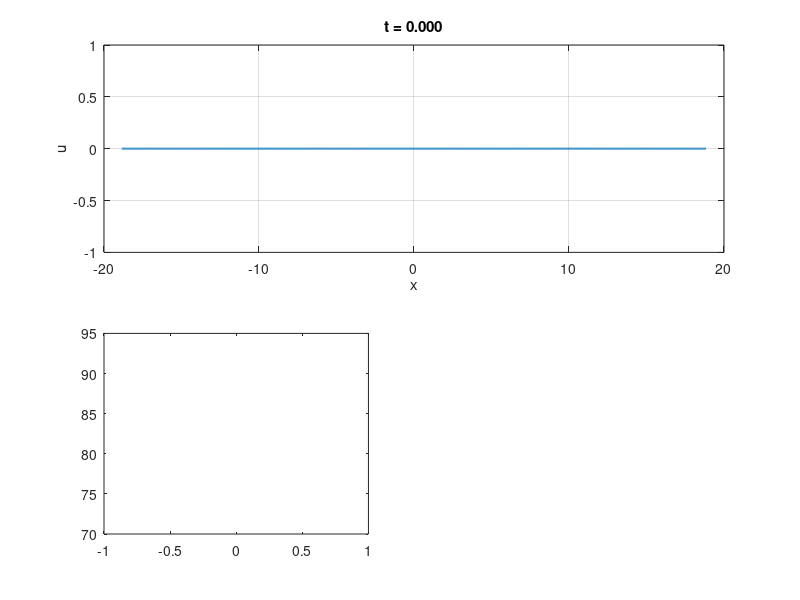

Recreate this plot in MATLAB. (Note: this script raises an error after producing the figure.)
clc; clear; close all;

function [mu_j, k_j] = critical_bifurcation(j, L, mass)
    % Computes the j'th frequencies critical mu and associated eigenvalue
    k_j = 2 * pi * j / L;
    mu_j = 3 * mass^2 + k_j^2;    
end

%% Parameters
t0 = 0.0;
T  = 40000;
dt = 0.1;

mass = 0;

xscale = 6;
Lx = xscale*pi;
Nx = 2^12;

[mu4, ~] = critical_bifurcation(5, 2 * Lx, mass);
[mu5, ~] = critical_bifurcation(6, 2 * Lx, mass);

alpha = [0.001, 0.01, 0.1, 0.5, .9, .99, .999];

%% Find k_j for graphing purposes
k_j = pi * [0:6] / Lx;

%% Video paramaters
plot_dt = 500; 
plot_every = round(plot_dt / dt); % make multiple of dt
save_video = true;

%% Initial condition
% spatial grid (needed for patterned base state)
dx = 2*Lx/Nx;
x = (-Nx/2:Nx/2-1)*dx;

% Zero mean white noise
noise = 0.0002 * (rand(1, Nx) - 0.5);
noise = noise - mean(noise);

% Zero mean white noise
u0 = mass + noise;

% Start at k_bif
% u0 = 0.1*cos(k_bif * x) + 0.01 * cos(k_pert * x) + noise + mass;

%% discretization
% time discretization
t = t0:dt:T;
num_time_steps = length(t);

% Fourier wavenumbers
kx = pi*[0:Nx/2-1 -Nx/2:-1]/Lx;
Laplacian_hat = -kx.^2;

%% Linear operator:
L_operator = -(Laplacian_hat.^2);

%% 2/3 dealiasing mask
kx_max = max(abs(kx));
dealias_mask = abs(kx) <= (2/3)*kx_max;

%% ETDRK4 setup
E  = exp(dt*L_operator);
E2 = exp(dt*L_operator/2);
M = 16; % no. of points for complex means
r = exp(1i*pi*((1:M)-0.5)/M); % roots of unity
Lvec = L_operator(:);
LR = dt*Lvec(:,ones(M,1)) + r(ones(numel(L_operator),1),:);

Q  = dt*real(mean((exp(LR/2)-1)./LR,2)).';
f1 = dt*real(mean((-4-LR + exp(LR).*(4-3*LR+LR.^2))./LR.^3 ,2)).';
f2 = dt*real(mean((2+LR + exp(LR).*(-2+LR))./LR.^3 ,2)).';
f3 = dt*real(mean((-4-3*LR-LR.^2 + exp(LR).*(4-LR))./LR.^3 ,2)).';

clear LR Lvec

%% Loop over all alphas
for m = 1:length(alpha)
    mu = (1 - alpha(m)) * mu4 + alpha(m)*mu5

    video_filename = sprintf('long_alpha=%.3f_T=%.0f.mp4', alpha(m), T);
    
    % Restart initial conditions
    u_hat = fft(u0);
    u = u0;
    
    %% Plot setup
    fig = figure('Position',[100 100 1200 700], 'Resize', 'off');
    
    %% Pre-allocate tracking metrics
    % mean_hist = zeros(1, num_time_steps);
    % mean_hist(1) = trapz(u) * dx * 0.5 / Lx;
    
    dominate_mode = NaN(20, 2);
    [~, max_index] = max(abs(fft(u - mass)));
    dominate_mode(1, :) = [t(1), kx(max_index)];
    dom_mode_ind = 1;
    
    %% Subplot 1: Solution (Spans the entire top row)
    ax1 = subplot(2,2,[1 2]);
    hLine1 = plot(ax1, x, u, 'LineWidth', 1.5);
    
    ylim(ax1, 1.2 * [-sqrt(mu) sqrt(mu)]); 
    xlabel(ax1, 'x'); 
    ylabel(ax1, 'u');
    hTitle1 = title(ax1, sprintf('t = %.3f', t0));
    
    grid(ax1, 'on');
    
    %% Subplot 2: Mean value (Bottom Left)
    % ax2 = subplot(2,3,4);
    % hLine2 = plot(ax2, t(1), mean_hist(1), 'LineWidth', 2);
    % 
    % xlabel(ax2, 't'); 
    % ylabel(ax2, 'Mass');
    % 
    % grid(ax2, 'on');
    
    %% Subplot 3: Dominate mode (Bottom Center)
    ax3 = subplot(2,2,3);

    hLine3 = stairs(ax3, dominate_mode(1, 1), dominate_mode(1, 2), 'LineWidth', 2);

    labels = cellstr("k_" + (0:numel(k_j)-1));
    yline(ax3, k_j, '--r', labels, 'LineWidth', 2);    

    xlabel(ax3, 't'); 
    ylabel(ax3, 'Wavenumber (k)');
    set(ax3, 'XScale', 'log');

    ylim(ax3, [0, k_j(end)]); 

    grid(ax3, 'on');
        
    %% Subplot 4: Fourier Spectrum (Bottom Right)
    ax4 = subplot(2,2,4);
    hFreq = plot(ax4, ifftshift(kx), ifftshift(abs(u_hat)), 'LineWidth', 2);
    
    xlabel(ax4, 'k'); 
    ylabel(ax4, '$|\hat{u}|$', 'Interpreter', 'latex');
    
    set(ax4, 'YScale', 'log');
    xlim(ax4, [-10, 10])
    grid(ax4, 'on');
    
    drawnow limitrate
    
    %% GIF setup    
    if save_video
        % Initialize the MP4 writer using the H.264 codec
        v = VideoWriter(video_filename, 'MPEG-4');
        v.FrameRate = 30;  % Target frames per second
        v.Quality = 100;   % Highest crispness, lowest compression artifacts
        open(v);
    
        frame = getframe(fig);
        writeVideo(v, frame);
    end
    
    %% Time loop
    
    for n = 2:num_time_steps
        % Stage 1
        u3_nonlinear = u.^3 - mu*u;
        Nu_hat = dealias_mask .* Laplacian_hat .* fft(u3_nonlinear);
        
        % Stage 2
        a_hat = E2.*u_hat + Q.*Nu_hat;
        a = real(ifft(a_hat));
        Na_hat = dealias_mask .* Laplacian_hat .* fft(a.^3 - mu*a);
        
        % Stage 3
        b_hat = E2.*u_hat + Q.*Na_hat;
        b = real(ifft(b_hat));
        Nb_hat = dealias_mask .* Laplacian_hat .* fft(b.^3 - mu*b);
        
        % Stage 4
        c_hat = E2.*a_hat + Q.*(2*Nb_hat - Nu_hat);
        c = real(ifft(c_hat));
        Nc_hat = dealias_mask .* Laplacian_hat .* fft(c.^3 - mu*c);
        
        % Final Time Step Combination
        u_hat = E.*u_hat + f1.*Nu_hat + 2*f2.*(Na_hat + Nb_hat) + f3.*Nc_hat;
        u = real(ifft(u_hat));
    
        mean_hist(n) = trapz(u) * dx * 0.5 / Lx;
        [~, max_index] = max(abs(fft(u - mass)));
        dom_mode = kx(max_index);

        if dominate_mode(dom_mode_ind, 2) ~= dom_mode
            dom_mode_ind = dom_mode_ind + 1;
            dominate_mode(dom_mode_ind, :) = [t(n), dom_mode];
        end
    
    
        % Update figures
        if mod(n - 1, plot_every) == 0
            hLine1.YData = u;
            hTitle1.String = sprintf('t = %.4f', t(n));
            
            % hLine2.XData = t(1:n);
            % hLine2.YData = mean_hist(1:n);
            % axis(ax2, 'tight');
            
            hLine3.XData = [dominate_mode(1:dom_mode_ind, 1); t(n)];
            hLine3.YData = [dominate_mode(1:dom_mode_ind, 2); dominate_mode(dom_mode_ind, 2)];
            %axis(ax3, 'tight');
    
            hFreq.YData = ifftshift(abs(u_hat));
           
            drawnow limitrate; 
            
            if save_video
                % Capture the current high-res figure frame and write to file
                frame = getframe(fig);
                writeVideo(v, frame);
            end
        end
    end

    if save_video
        close(v);
    end
    
    disp(['Video saved to: ', video_filename])
end
